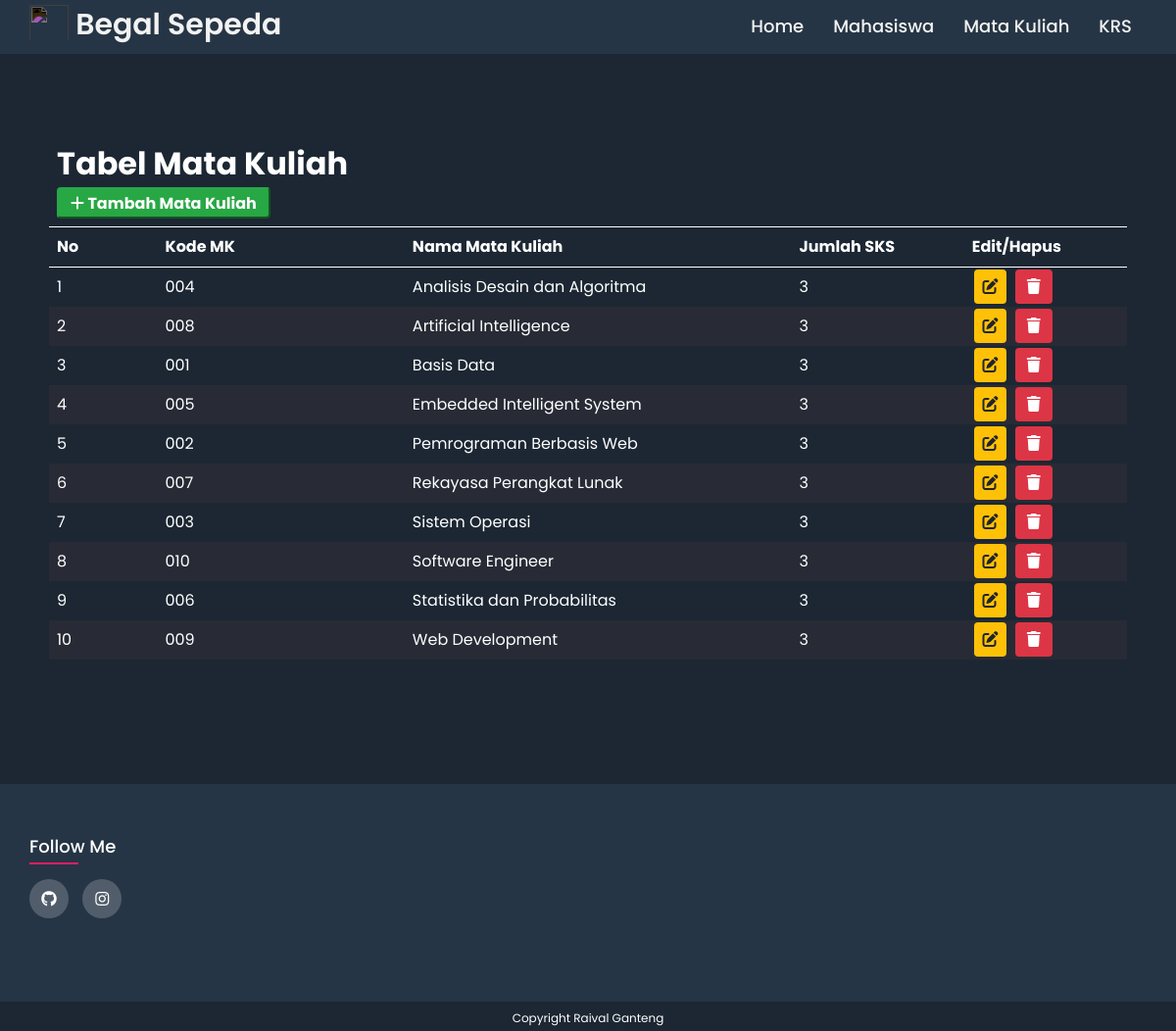
The app's page /matakuliah.php with its own data.
### tables this page shows
CREATE TABLE `matakuliah` (
  `kodemk` char(6) NOT NULL,
  `nama` varchar(50) NOT NULL,
  `jumlah_sks` int(3) NOT NULL
);

### matakuliah.php (the view, shortened to what this page needs)
<!DOCTYPE html>
<html lang="en">
<head>
    <link rel="stylesheet" href="https://cdnjs.cloudflare.com/ajax/libs/font-awesome/6.5.2/css/all.min.css">
</head>
<body>
    <?php include "layout/nav.php"?>
    <main>
        <div class="uhuy">
            <table class="fTable">
                <thead>
                <tr>
                    <td colspan="5"><h1>Tabel Mata Kuliah</h1></th>
                </tr>
                <tr>
                    <td colspan="2">
                        <a href="addMK.php"create.php"">
                        <button type="button" class="btn btn-success">
                            <i class="fa-solid fa-plus"></i><b>  Tambah Mata Kuliah</b>
                        </button>
                        </a>
                    </td>
                </tr>
                    <tr>
                        <th>No</th>
                        <th>Kode MK</th>
                        <th>Nama Mata Kuliah</th>
                        <th>Jumlah SKS</th>
                        <th>Edit/Hapus</th>
                    </tr>
                </thead>
                <tbody>
                    <?php
                    include "connection/conn.php";
                    $no = 1;
                    $query = mysqli_query($db, "SELECT * FROM matakuliah ORDER BY nama ASC");
                    while ($data = mysqli_fetch_assoc($query)) {
                    ?>
                        <tr class="gawul">
                            <td><?= $no++ ?></td>
                            <td><?= $data['kodemk'] ?></td>
                            <td><?= $data['nama'] ?></td>
                            <td><?= $data['jumlah_sks'] ?></td>
                            <td>
                                <a href="editMK.php?kodemk=<?php echo htmlspecialchars($data['kodemk']); ?>" class="byel" role="button"><i class="fa-solid fa-pen-to-square"></i></a>
                                <a onclick="deleteMatkul('<?php echo $data['kodemk']; ?>', '<?php echo $data['nama']; ?>')" class="bred" role="button"><i class="fa-solid fa-trash"></i></a>
                            </td>
                        </tr>
                    <?php
                    }
                    ?>
                </tbody>
            </table>
        </div>
    </main>
    <?php include "layout/footer.php"?>
</body>
</html>

### matakuliah.php (style rules this page uses)
body { background-color: #1c2733; color: #fff; }
.uhuy { margin-top: 2%; margin-bottom: -10%; }
h1 { position: relative; text-align: left; line-height: 0.5; }
table { margin: 10%; width: 80%; border-collapse: collapse; border: none; }
th { border-bottom: 1px solid #fff; border-top: 1px solid #fff; }
td, th { text-align: left; padding-left: 10px; padding: 8px; }
.gawul:nth-child(even) { background-color: rgba(150, 79, 72, 0.1); color: white; }
.fTable { margin-top: -10px; transform: translateY(-10px); transform: translateX(-110px); width: 1100px; max-width: 1300px; }
.bred { color: #fff; background-color: #dc3545; border-color: #dc3545; margin: 0px 2px 0px 2px; padding: 0.375rem 0.75rem; font-size: 1rem; line-height: 1.5; border-radius: 0.25rem; transition: color 0.15s ease-in-out, background-color 0.15s ease-in-out, border-color 0.15s ease-in-out, box-shadow 0.15s ease-in-out; }
.byel { text-decoration: none; color: #212529; background-color: #ffc107; border-color: #ffc107; margin: 0px 2px 0px 2px; padding: 0.375rem 0.55rem; font-size: 1rem; line-height: 1.5; border-radius: 0.25rem; transition: color 0.15s ease-in-out, background-color 0.15s ease-in-out, border-color 0.15s ease-in-out, box-shadow 0.15s ease-in-out; }
.btn-success { color: #fff; background-color: #28a745; border-color: #28a745; padding: 0.375rem 0.75rem; font-size: 1rem; line-height: 0.5; border-radius: 0.25rem; }
main { display: flex; justify-content: center; align-items: center; height: 100vh; }

### Layout/nav.php (style rules this page uses)
* { margin: 0; padding: 0; box-sizing: border-box; font-family: 'Poppins', sans-serif; }

### Layout/footer.php (style rules this page uses)
body { line-height: 1.5; font-family: 'Poppins', sans-serif; }
* { margin:0; padding:0; box-sizing: border-box; }

### records on screen
matakuliah: kodemk "004", nama "Analisis Desain dan Algoritma", jumlah_sks "3"
matakuliah: kodemk "008", nama "Artificial Intelligence", jumlah_sks "3"
matakuliah: kodemk "001", nama "Basis Data", jumlah_sks "3"
matakuliah: kodemk "005", nama "Embedded Intelligent System", jumlah_sks "3"
matakuliah: kodemk "002", nama "Pemrograman Berbasis Web", jumlah_sks "3"
matakuliah: kodemk "007", nama "Rekayasa Perangkat Lunak", jumlah_sks "3"
matakuliah: kodemk "003", nama "Sistem Operasi", jumlah_sks "3"
matakuliah: kodemk "010", nama "Software Engineer", jumlah_sks "3"
matakuliah: kodemk "006", nama "Statistika dan Probabilitas", jumlah_sks "3"
matakuliah: kodemk "009", nama "Web Development", jumlah_sks "3"
